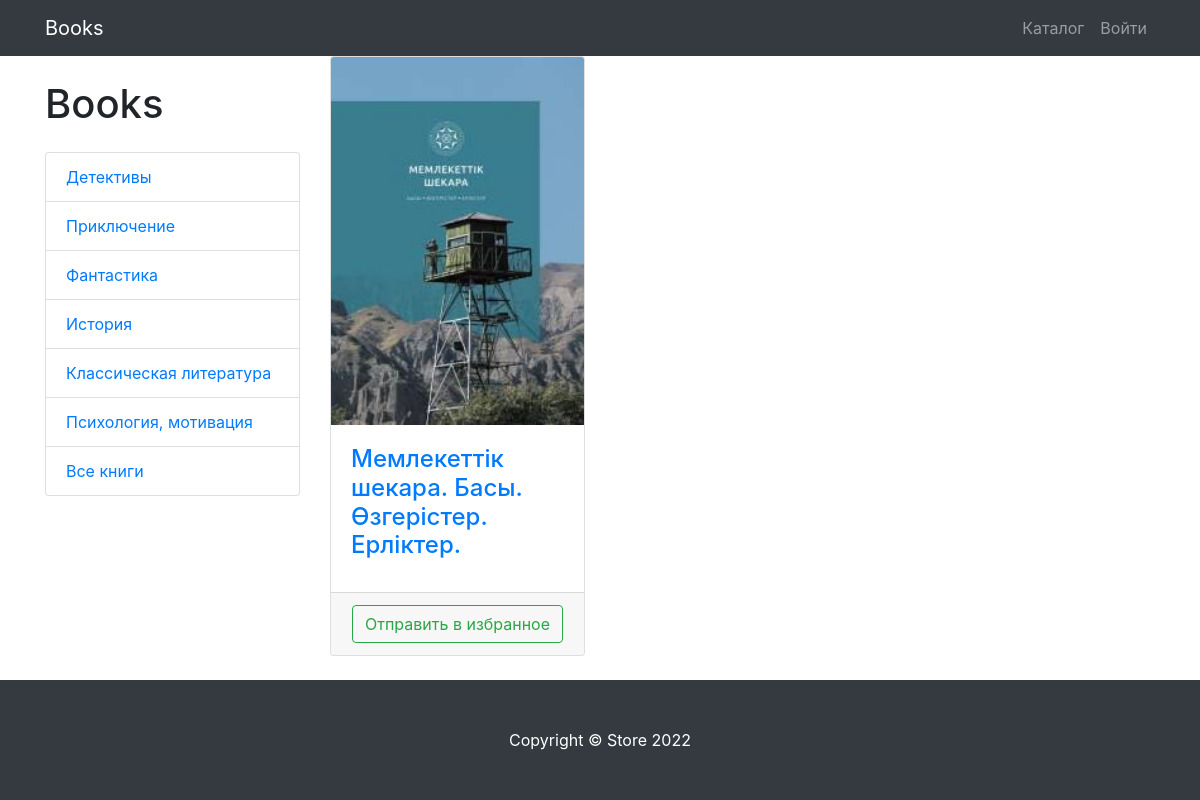
Page /books/1/ on the committed database.
### books/models.py (models this page shows, shortened)
class BookCategory(models.Model):
    name = models.CharField(max_length=128)
    description = models.TextField(null=True, blank=True)
    def __str__(self):
        return self.name

class Book(models.Model):
    name = models.CharField(max_length=128)
    author = models.CharField(max_length=128)
    description = models.TextField()
    image = models.ImageField(upload_to='books_images')
    publication_date = models.DateTimeField(auto_now_add=True)
    category = models.ForeignKey(to=BookCategory, on_delete=models.PROTECT)

### books/views.py (the view)
# urls.py: path('books/', views.books, name='books'),
def books(request, category_id=None):
    if category_id:
        category = BookCategory.objects.get(id=category_id)
        book = Book.objects.filter(category=category)
        if category.name == 'Все книги':
            book=Book.objects.all()
    else:
        book = Book.objects.all()
    context = {
        'title': 'Books - Catalog',
        'categories': BookCategory.objects.all(),
        'books': book,
    }
    return render(request, 'books/books.html', context)

### books/templates/books/books.html
{% extends 'books/base.html' %}
{% load static %}
{% block css %}
    <link href="{% static 'vendor/css/products.css' %}" rel="stylesheet">
{% endblock %}
{% block content %}
    <div class="container">
    <div class="row">
        <div class="col-lg-3">
            <h1 class="my-4">Books</h1>
            <div class="list-group">
                {% for item in categories %}
                    <a href="{% url 'books:books_filter' item.id %}" class="list-group-item">{{item}}</a>
                {% endfor %}
            </div>
        </div>
        <div class="col-lg-9">
            <div class="row">
                {% for book in books %}
                <div class="col-lg-4 col-md-6 mb-4">
                    <div class="card h-100">
                        <a href="#">
                            <img class="card-img-top"
                                 src="{{ book.image.url }}"
                                 alt="">
                        </a>
                        <div class="card-body">
                            <h4 class="card-title">
                                <a href="{% url 'books:book_item' pk=book.pk %}">{{ book.name }}</a>
                            </h4>
                        </div>
                        <div class="card-footer text-center">
                            <a href="{% url 'books:favorite_add' book.id %}" class="btn btn-outline-success">Отправить в избранное</a>
                        </div>
                    </div>
                </div>
                {% endfor %}
            </div>
        </div>
    </div>
</div>
{% endblock %}
{% block footer %}
<footer class="py-5 bg-dark">
    <div class="container">
        <p class="m-0 text-center text-white">Copyright &copy; Store 2022</p>
    </div>
</footer>
{% endblock %}

### rows in the picture
BookCategory: name "Детективы"
BookCategory: name "Приключение"
BookCategory: name "Фантастика"
BookCategory: name "История"
BookCategory: name "Классическая литература"
BookCategory: name "Психология, мотивация"
BookCategory: name "Все книги"
Book: image (picture), name "Мемлекеттік шекара. Басы. Өзгерістер. Ерліктер."
